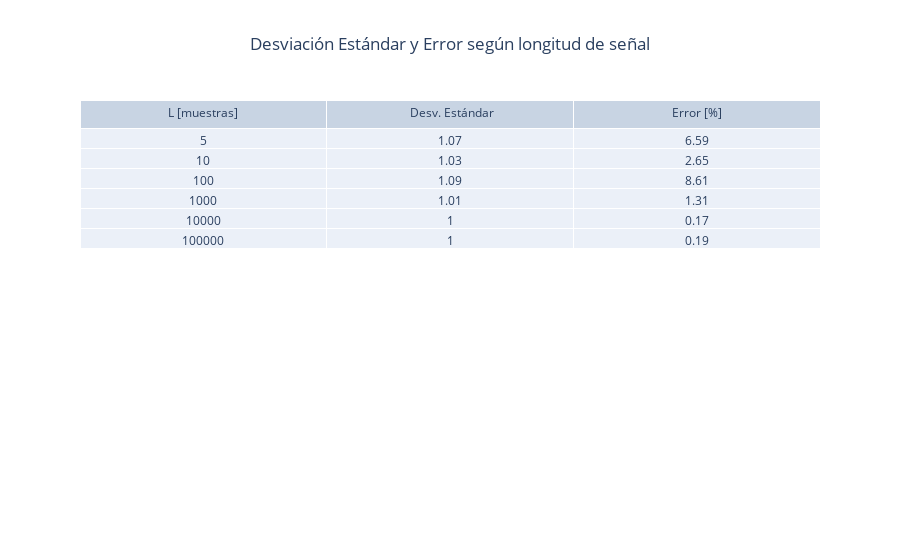

The code cell stored with this chart in its notebook:
### Markdown cell above
Gráfico en tabla

### Code cell
DC_SNR_layout = go.Layout(
    title='Desviación Estándar y Error según longitud de señal',
    title_x=0.5,
    margin=go.layout.Margin(
        autoexpand=True
    )
)

fig2 = go.Figure(data=[go.Table(header=dict(values=['L [muestras]', ' Desv. Estándar', 'Error [%]'],align='center'),
                cells=dict(values=[np.array(arrayTabla).astype(str), np.around(dsArray, 2), np.around(errorArray,2)],align='center'))
                ],
                layout=DC_SNR_layout)
fig2.show()

### Figure 1 — Plotly figure (JSON) as saved in the notebook; plotly's stock layout.template omitted (floating-point values rounded to 4 significant figures)
{"data": [{"cells": {"align": "center", "values": [["5", "10", "100", "1000", "10000", "100000"], [1.07, 1.03, 1.09, 1.01, 1, 1], [6.59, 2.65, 8.61, 1.31, 0.17, 0.19]]}, "header": {"align": "center", "values": ["L [muestras]", " Desv. Estándar", "Error [%]"]}, "type": "table"}], "layout": {"margin": {"autoexpand": true}, "title": {"text": "Desviación Estándar y Error según longitud de señal", "x": 0.5}}}
